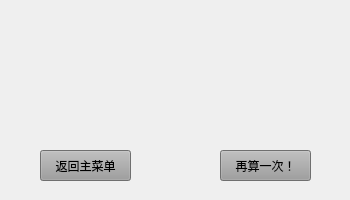
<?xml version="1.0" encoding="UTF-8"?>
<ui version="4.0">
 <class>result</class>
 <widget class="QWidget" name="result">
  <property name="geometry">
   <rect>
    <x>0</x>
    <y>0</y>
    <width>350</width>
    <height>200</height>
   </rect>
  </property>
  <property name="minimumSize">
   <size>
    <width>350</width>
    <height>200</height>
   </size>
  </property>
  <property name="maximumSize">
   <size>
    <width>350</width>
    <height>200</height>
   </size>
  </property>
  <property name="windowTitle">
   <string>计算结果</string>
  </property>
  <widget class="QPushButton" name="retButton">
   <property name="geometry">
    <rect>
     <x>40</x>
     <y>150</y>
     <width>91</width>
     <height>31</height>
    </rect>
   </property>
   <property name="styleSheet">
    <string notr="true">#retButton{
	background-color:rgb(156, 156, 156);
}

#retButton:hover{
	background-color:rgb(107, 107, 107);
}

#retButton::pressed{
	background-color:rgb(50, 50, 50);
}
</string>
   </property>
   <property name="text">
    <string>返回主菜单</string>
   </property>
  </widget>
  <widget class="QPushButton" name="continueButton">
   <property name="geometry">
    <rect>
     <x>220</x>
     <y>150</y>
     <width>91</width>
     <height>31</height>
    </rect>
   </property>
   <property name="styleSheet">
    <string notr="true">#continueButton{
	background-color:rgb(156, 156, 156);
}

#continueButton:hover{
	background-color:rgb(107, 107, 107);
}

#continueButton::pressed{
	background-color:rgb(50, 50, 50);
}
</string>
   </property>
   <property name="text">
    <string>再算一次！</string>
   </property>
  </widget>
  <widget class="QLabel" name="label">
   <property name="geometry">
    <rect>
     <x>130</x>
     <y>20</y>
     <width>91</width>
     <height>31</height>
    </rect>
   </property>
   <property name="font">
    <font>
     <pointsize>18</pointsize>
     <weight>75</weight>
     <bold>true</bold>
    </font>
   </property>
   <property name="text">
    <string/>
   </property>
  </widget>
  <widget class="QLabel" name="label_2">
   <property name="geometry">
    <rect>
     <x>10</x>
     <y>70</y>
     <width>331</width>
     <height>41</height>
    </rect>
   </property>
   <property name="font">
    <font>
     <pointsize>22</pointsize>
     <weight>75</weight>
     <bold>true</bold>
    </font>
   </property>
   <property name="text">
    <string/>
   </property>
   <property name="alignment">
    <set>Qt::AlignCenter</set>
   </property>
  </widget>
 </widget>
 <resources/>
 <connections/>
</ui>
